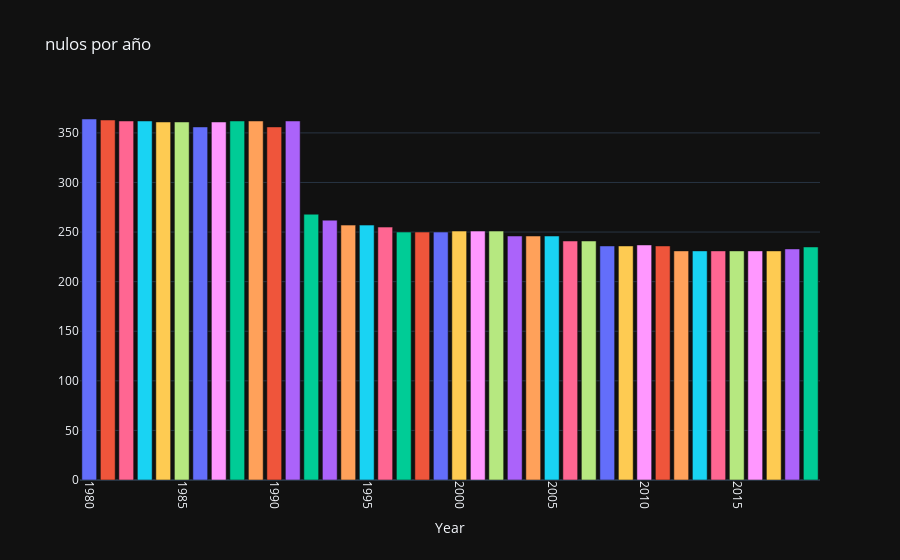

Source (notebook cell):
### Code cell
nulls_year = df.loc[df.Energy_consumption.isnull(),"Year"].value_counts()
# we see the null values are distributed almost equally by years and countries
color = [datetime.strftime(x,"%Y") for x in nulls_year.index.to_list()]
fig_2 = px.bar(nulls_year,template="plotly_dark",title="nulos por año",
                color=color)
fig_2.update_layout(xaxis_title="Year",yaxis_title=None,showlegend=False)
fig_2.update_xaxes(tickangle=90)

### Figure 1 — Plotly figure (JSON) as saved in the notebook; plotly's stock layout.template omitted (floating-point values rounded to 4 significant figures)
{"data": [{"alignmentgroup": "True", "hovertemplate": "color=1980<br>index=%{x}<br>value=%{y}<extra></extra>", "legendgroup": "1980", "marker": {"color": "#636efa", "pattern": {"shape": ""}}, "name": "1980", "offsetgroup": "1980", "orientation": "v", "showlegend": true, "textposition": "auto", "type": "bar", "x": ["1980-01-01T00:00:00"], "xaxis": "x", "y": [364], "yaxis": "y"}, {"alignmentgroup": "True", "hovertemplate": "color=1981<br>index=%{x}<br>value=%{y}<extra></extra>", "legendgroup": "1981", "marker": {"color": "#EF553B", "pattern": {"shape": ""}}, "name": "1981", "offsetgroup": "1981", "orientation": "v", "showlegend": true, "textposition": "auto", "type": "bar", "x": ["1981-01-01T00:00:00"], "xaxis": "x", "y": [363], "yaxis": "y"}, {"alignmentgroup": "True", "hovertemplate": "color=1988<br>index=%{x}<br>value=%{y}<extra></extra>", "legendgroup": "1988", "marker": {"color": "#00cc96", "pattern": {"shape": ""}}, "name": "1988", "offsetgroup": "1988", "orientation": "v", "showlegend": true, "textposition": "auto", "type": "bar", "x": ["1988-01-01T00:00:00"], "xaxis": "x", "y": [362], "yaxis": "y"}, {"alignmentgroup": "True", "hovertemplate": "color=1991<br>index=%{x}<br>value=%{y}<extra></extra>", "legendgroup": "1991", "marker": {"color": "#ab63fa", "pattern": {"shape": ""}}, "name": "1991", "offsetgroup": "1991", "orientation": "v", "showlegend": true, "textposition": "auto", "type": "bar", "x": ["1991-01-01T00:00:00"], "xaxis": "x", "y": [362], "yaxis": "y"}, {"alignmentgroup": "True", "hovertemplate": "color=1989<br>index=%{x}<br>value=%{y}<extra></extra>", "legendgroup": "1989", "marker": {"color": "#FFA15A", "pattern": {"shape": ""}}, "name": "1989", "offsetgroup": "1989", "orientation": "v", "showlegend": true, "textposition": "auto", "type": "bar", "x": ["1989-01-01T00:00:00"], "xaxis": "x", "y": [362], "yaxis": "y"}, {"alignmentgroup": "True", "hovertemplate": "color=1983<br>index=%{x}<br>value=%{y}<extra></extra>", "legendgroup": "1983", "marker": {"color": "#19d3f3", "pattern": {"shape": ""}}, "name": "1983", "offsetgroup": "1983", "orientation": "v", "showlegend": true, "textposition": "auto", "type": "bar", "x": ["1983-01-01T00:00:00"], "xaxis": "x", "y": [362], "yaxis": "y"}, {"alignmentgroup": "True", "hovertemplate": "color=1982<br>index=%{x}<br>value=%{y}<extra></extra>", "legendgroup": "1982", "marker": {"color": "#FF6692", "pattern": {"shape": ""}}, "name": "1982", "offsetgroup": "1982", "orientation": "v", "showlegend": true, "textposition": "auto", "type": "bar", "x": ["1982-01-01T00:00:00"], "xaxis": "x", "y": [362], "yaxis": "y"}, {"alignmentgroup": "True", "hovertemplate": "color=1985<br>index=%{x}<br>value=%{y}<extra></extra>", "legendgroup": "1985", "marker": {"color": "#B6E880", "pattern": {"shape": ""}}, "name": "1985", "offsetgroup": "1985", "orientation": "v", "showlegend": true, "textposition": "auto", "type": "bar", "x": ["1985-01-01T00:00:00"], "xaxis": "x", "y": [361], "yaxis": "y"}, {"alignmentgroup": "True", "hovertemplate": "color=1987<br>index=%{x}<br>value=%{y}<extra></extra>", "legendgroup": "1987", "marker": {"color": "#FF97FF", "pattern": {"shape": ""}}, "name": "1987", "offsetgroup": "1987", "orientation": "v", "showlegend": true, "textposition": "auto", "type": "bar", "x": ["1987-01-01T00:00:00"], "xaxis": "x", "y": [361], "yaxis": "y"}, {"alignmentgroup": "True", "hovertemplate": "color=1984<br>index=%{x}<br>value=%{y}<extra></extra>", "legendgroup": "1984", "marker": {"color": "#FECB52", "pattern": {"shape": ""}}, "name": "1984", "offsetgroup": "1984", "orientation": "v", "showlegend": true, "textposition": "auto", "type": "bar", "x": ["1984-01-01T00:00:00"], "xaxis": "x", "y": [361], "yaxis": "y"}, {"alignmentgroup": "True", "hovertemplate": "color=1986<br>index=%{x}<br>value=%{y}<extra></extra>", "legendgroup": "1986", "marker": {"color": "#636efa", "pattern": {"shape": ""}}, "name": "1986", "offsetgroup": "1986", "orientation": "v", "showlegend": true, "textposition": "auto", "type": "bar", "x": ["1986-01-01T00:00:00"], "xaxis": "x", "y": [356], "yaxis": "y"}, {"alignmentgroup": "True", "hovertemplate": "color=1990<br>index=%{x}<br>value=%{y}<extra></extra>", "legendgroup": "1990", "marker": {"color": "#EF553B", "pattern": {"shape": ""}}, "name": "1990", "offsetgroup": "1990", "orientation": "v", "showlegend": true, "textposition": "auto", "type": "bar", "x": ["1990-01-01T00:00:00"], "xaxis": "x", "y": [356], "yaxis": "y"}, {"alignmentgroup": "True", "hovertemplate": "color=1992<br>index=%{x}<br>value=%{y}<extra></extra>", "legendgroup": "1992", "marker": {"color": "#00cc96", "pattern": {"shape": ""}}, "name": "1992", "offsetgroup": "1992", "orientation": "v", "showlegend": true, "textposition": "auto", "type": "bar", "x": ["1992-01-01T00:00:00"], "xaxis": "x", "y": [268], "yaxis": "y"}, {"alignmentgroup": "True", "hovertemplate": "color=1993<br>index=%{x}<br>value=%{y}<extra></extra>", "legendgroup": "1993", "marker": {"color": "#ab63fa", "pattern": {"shape": ""}}, "name": "1993", "offsetgroup": "1993", "orientation": "v", "showlegend": true, "textposition": "auto", "type": "bar", "x": ["1993-01-01T00:00:00"], "xaxis": "x", "y": [262], "yaxis": "y"}, {"alignmentgroup": "True", "hovertemplate": "color=1994<br>index=%{x}<br>value=%{y}<extra></extra>", "legendgroup": "1994", "marker": {"color": "#FFA15A", "pattern": {"shape": ""}}, "name": "1994", "offsetgroup": "1994", "orientation": "v", "showlegend": true, "textposition": "auto", "type": "bar", "x": ["1994-01-01T00:00:00"], "xaxis": "x", "y": [257], "yaxis": "y"}, {"alignmentgroup": "True", "hovertemplate": "color=1995<br>index=%{x}<br>value=%{y}<extra></extra>", "legendgroup": "1995", "marker": {"color": "#19d3f3", "pattern": {"shape": ""}}, "name": "1995", "offsetgroup": "1995", "orientation": "v", "showlegend": true, "textposition": "auto", "type": "bar", "x": ["1995-01-01T00:00:00"], "xaxis": "x", "y": [257], "yaxis": "y"}, {"alignmentgroup": "True", "hovertemplate": "color=1996<br>index=%{x}<br>value=%{y}<extra></extra>", "legendgroup": "1996", "marker": {"color": "#FF6692", "pattern": {"shape": ""}}, "name": "1996", "offsetgroup": "1996", "orientation": "v", "showlegend": true, "textposition": "auto", "type": "bar", "x": ["1996-01-01T00:00:00"], "xaxis": "x", "y": [255], "yaxis": "y"}, {"alignmentgroup": "True", "hovertemplate": "color=2002<br>index=%{x}<br>value=%{y}<extra></extra>", "legendgroup": "2002", "marker": {"color": "#B6E880", "pattern": {"shape": ""}}, "name": "2002", "offsetgroup": "2002", "orientation": "v", "showlegend": true, "textposition": "auto", "type": "bar", "x": ["2002-01-01T00:00:00"], "xaxis": "x", "y": [251], "yaxis": "y"}, {"alignmentgroup": "True", "hovertemplate": "color=2001<br>index=%{x}<br>value=%{y}<extra></extra>", "legendgroup": "2001", "marker": {"color": "#FF97FF", "pattern": {"shape": ""}}, "name": "2001", "offsetgroup": "2001", "orientation": "v", "showlegend": true, "textposition": "auto", "type": "bar", "x": ["2001-01-01T00:00:00"], "xaxis": "x", "y": [251], "yaxis": "y"}, {"alignmentgroup": "True", "hovertemplate": "color=2000<br>index=%{x}<br>value=%{y}<extra></extra>", "legendgroup": "2000", "marker": {"color": "#FECB52", "pattern": {"shape": ""}}, "name": "2000", "offsetgroup": "2000", "orientation": "v", "showlegend": true, "textposition": "auto", "type": "bar", "x": ["2000-01-01T00:00:00"], "xaxis": "x", "y": [251], "yaxis": "y"}, {"alignmentgroup": "True", "hovertemplate": "color=1999<br>index=%{x}<br>value=%{y}<extra></extra>", "legendgroup": "1999", "marker": {"color": "#636efa", "pattern": {"shape": ""}}, "name": "1999", "offsetgroup": "1999", "orientation": "v", "showlegend": true, "textposition": "auto", "type": "bar", "x": ["1999-01-01T00:00:00"], "xaxis": "x", "y": [250], "yaxis": "y"}, {"alignmentgroup": "True", "hovertemplate": "color=1998<br>index=%{x}<br>value=%{y}<extra></extra>", "legendgroup": "1998", "marker": {"color": "#EF553B", "pattern": {"shape": ""}}, "name": "1998", "offsetgroup": "1998", "orientation": "v", "showlegend": true, "textposition": "auto", "type": "bar", "x": ["1998-01-01T00:00:00"], "xaxis": "x", "y": [250], "yaxis": "y"}, {"alignmentgroup": "True", "hovertemplate": "color=1997<br>index=%{x}<br>value=%{y}<extra></extra>", "legendgroup": "1997", "marker": {"color": "#00cc96", "pattern": {"shape": ""}}, "name": "1997", "offsetgroup": "1997", "orientation": "v", "showlegend": true, "textposition": "auto", "type": "bar", "x": ["1997-01-01T00:00:00"], "xaxis": "x", "y": [250], "yaxis": "y"}, {"alignmentgroup": "True", "hovertemplate": "color=2003<br>index=%{x}<br>value=%{y}<extra></extra>", "legendgroup": "2003", "marker": {"color": "#ab63fa", "pattern": {"shape": ""}}, "name": "2003", "offsetgroup": "2003", "orientation": "v", "showlegend": true, "textposition": "auto", "type": "bar", "x": ["2003-01-01T00:00:00"], "xaxis": "x", "y": [246], "yaxis": "y"}, {"alignmentgroup": "True", "hovertemplate": "color=2004<br>index=%{x}<br>value=%{y}<extra></extra>", "legendgroup": "2004", "marker": {"color": "#FFA15A", "pattern": {"shape": ""}}, "name": "2004", "offsetgroup": "2004", "orientation": "v", "showlegend": true, "textposition": "auto", "type": "bar", "x": ["2004-01-01T00:00:00"], "xaxis": "x", "y": [246], "yaxis": "y"}, {"alignmentgroup": "True", "hovertemplate": "color=2005<br>index=%{x}<br>value=%{y}<extra></extra>", "legendgroup": "2005", "marker": {"color": "#19d3f3", "pattern": {"shape": ""}}, "name": "2005", "offsetgroup": "2005", "orientation": "v", "showlegend": true, "textposition": "auto", "type": "bar", "x": ["2005-01-01T00:00:00"], "xaxis": "x", "y": [246], "yaxis": "y"}, {"alignmentgroup": "True", "hovertemplate": "color=2006<br>index=%{x}<br>value=%{y}<extra></extra>", "legendgroup": "2006", "marker": {"color": "#FF6692", "pattern": {"shape": ""}}, "name": "2006", "offsetgroup": "2006", "orientation": "v", "showlegend": true, "textposition": "auto", "type": "bar", "x": ["2006-01-01T00:00:00"], "xaxis": "x", "y": [241], "yaxis": "y"}, {"alignmentgroup": "True", "hovertemplate": "color=2007<br>index=%{x}<br>value=%{y}<extra></extra>", "legendgroup": "2007", "marker": {"color": "#B6E880", "pattern": {"shape": ""}}, "name": "2007", "offsetgroup": "2007", "orientation": "v", "showlegend": true, "textposition": "auto", "type": "bar", "x": ["2007-01-01T00:00:00"], "xaxis": "x", "y": [241], "yaxis": "y"}, {"alignmentgroup": "True", "hovertemplate": "color=2010<br>index=%{x}<br>value=%{y}<extra></extra>", "legendgroup": "2010", "marker": {"color": "#FF97FF", "pattern": {"shape": ""}}, "name": "2010", "offsetgroup": "2010", "orientation": "v", "showlegend": true, "textposition": "auto", "type": "bar", "x": ["2010-01-01T00:00:00"], "xaxis": "x", "y": [237], "yaxis": "y"}, {"alignmentgroup": "True", "hovertemplate": "color=2009<br>index=%{x}<br>value=%{y}<extra></extra>", "legendgroup": "2009", "marker": {"color": "#FECB52", "pattern": {"shape": ""}}, "name": "2009", "offsetgroup": "2009", "orientation": "v", "showlegend": true, "textposition": "auto", "type": "bar", "x": ["2009-01-01T00:00:00"], "xaxis": "x", "y": [236], "yaxis": "y"}, {"alignmentgroup": "True", "hovertemplate": "color=2008<br>index=%{x}<br>value=%{y}<extra></extra>", "legendgroup": "2008", "marker": {"color": "#636efa", "pattern": {"shape": ""}}, "name": "2008", "offsetgroup": "2008", "orientation": "v", "showlegend": true, "textposition": "auto", "type": "bar", "x": ["2008-01-01T00:00:00"], "xaxis": "x", "y": [236], "yaxis": "y"}, {"alignmentgroup": "True", "hovertemplate": "color=2011<br>index=%{x}<br>value=%{y}<extra></extra>", "legendgroup": "2011", "marker": {"color": "#EF553B", "pattern": {"shape": ""}}, "name": "2011", "offsetgroup": "2011", "orientation": "v", "showlegend": true, "textposition": "auto", "type": "bar", "x": ["2011-01-01T00:00:00"], "xaxis": "x", "y": [236], "yaxis": "y"}, {"alignmentgroup": "True", "hovertemplate": "color=2019<br>index=%{x}<br>value=%{y}<extra></extra>", "legendgroup": "2019", "marker": {"color": "#00cc96", "pattern": {"shape": ""}}, "name": "2019", "offsetgroup": "2019", "orientation": "v", "showlegend": true, "textposition": "auto", "type": "bar", "x": ["2019-01-01T00:00:00"], "xaxis": "x", "y": [235], "yaxis": "y"}, {"alignmentgroup": "True", "hovertemplate": "color=2018<br>index=%{x}<br>value=%{y}<extra></extra>", "legendgroup": "2018", "marker": {"color": "#ab63fa", "pattern": {"shape": ""}}, "name": "2018", "offsetgroup": "2018", "orientation": "v", "showlegend": true, "textposition": "auto", "type": "bar", "x": ["2018-01-01T00:00:00"], "xaxis": "x", "y": [233], "yaxis": "y"}, {"alignmentgroup": "True", "hovertemplate": "color=2012<br>index=%{x}<br>value=%{y}<extra></extra>", "legendgroup": "2012", "marker": {"color": "#FFA15A", "pattern": {"shape": ""}}, "name": "2012", "offsetgroup": "2012", "orientation": "v", "showlegend": true, "textposition": "auto", "type": "bar", "x": ["2012-01-01T00:00:00"], "xaxis": "x", "y": [231], "yaxis": "y"}, {"alignmentgroup": "True", "hovertemplate": "color=2013<br>index=%{x}<br>value=%{y}<extra></extra>", "legendgroup": "2013", "marker": {"color": "#19d3f3", "pattern": {"shape": ""}}, "name": "2013", "offsetgroup": "2013", "orientation": "v", "showlegend": true, "textposition": "auto", "type": "bar", "x": ["2013-01-01T00:00:00"], "xaxis": "x", "y": [231], "yaxis": "y"}, {"alignmentgroup": "True", "hovertemplate": "color=2014<br>index=%{x}<br>value=%{y}<extra></extra>", "legendgroup": "2014", "marker": {"color": "#FF6692", "pattern": {"shape": ""}}, "name": "2014", "offsetgroup": "2014", "orientation": "v", "showlegend": true, "textposition": "auto", "type": "bar", "x": ["2014-01-01T00:00:00"], "xaxis": "x", "y": [231], "yaxis": "y"}, {"alignmentgroup": "True", "hovertemplate": "color=2015<br>index=%{x}<br>value=%{y}<extra></extra>", "legendgroup": "2015", "marker": {"color": "#B6E880", "pattern": {"shape": ""}}, "name": "2015", "offsetgroup": "2015", "orientation": "v", "showlegend": true, "textposition": "auto", "type": "bar", "x": ["2015-01-01T00:00:00"], "xaxis": "x", "y": [231], "yaxis": "y"}, {"alignmentgroup": "True", "hovertemplate": "color=2016<br>index=%{x}<br>value=%{y}<extra></extra>", "legendgroup": "2016", "marker": {"color": "#FF97FF", "pattern": {"shape": ""}}, "name": "2016", "offsetgroup": "2016", "orientation": "v", "showlegend": true, "textposition": "auto", "type": "bar", "x": ["2016-01-01T00:00:00"], "xaxis": "x", "y": [231], "yaxis": "y"}, {"alignmentgroup": "True", "hovertemplate": "color=2017<br>index=%{x}<br>value=%{y}<extra></extra>", "legendgroup": "2017", "marker": {"color": "#FECB52", "pattern": {"shape": ""}}, "name": "2017", "offsetgroup": "2017", "orientation": "v", "showlegend": true, "textposition": "auto", "type": "bar", "x": ["2017-01-01T00:00:00"], "xaxis": "x", "y": [231], "yaxis": "y"}], "layout": {"barmode": "relative", "legend": {"title": {"text": "color"}, "tracegroupgap": 0}, "showlegend": false, "title": {"text": "nulos por año"}, "xaxis": {"anchor": "y", "domain": [0, 1], "tickangle": 90, "title": {"text": "Year"}}, "yaxis": {"anchor": "x", "domain": [0, 1], "title": {}}}}
